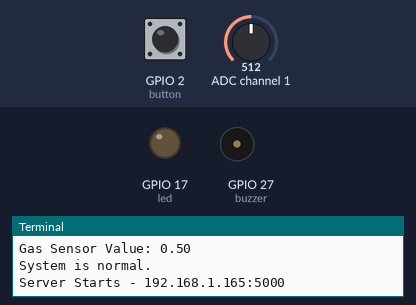
The program below on a simulated Raspberry Pi (BCM pin numbers). Shown: output pins drawn as LEDs (lit = HIGH), buzzer (waves = sounding, pin HIGH), the last lines printed to the terminal. The test bench sets the inputs (shaded band); at power-on: GPIO 2 (button) HIGH, ADC channel 1 = 512 (analog values on the 0–1023 scale). Threads take turns every 2 ms.

Above: at 1.2 s.
1.3 s: GPIO 2 (button) pulled LOW for 0.15 s
At 2.25 s:
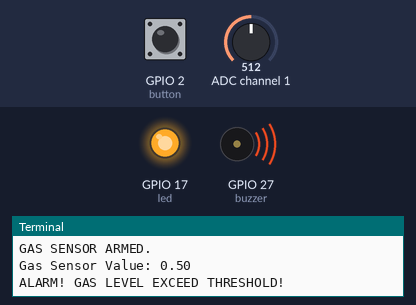
4.8 s: GPIO 2 (button) pulled LOW for 3.2 s
At 7.8 s:
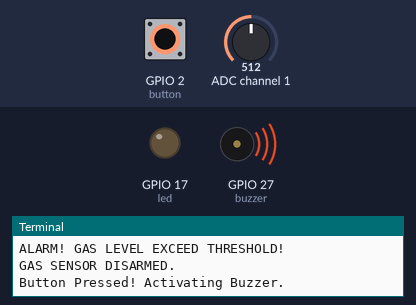
12.5 s: GPIO 2 (button) pulled LOW for 1 s
At 13.6 s:
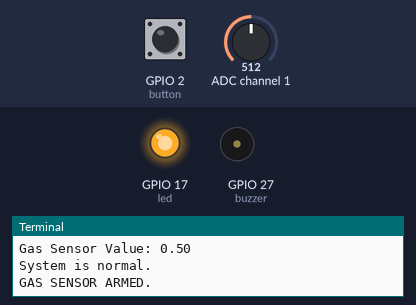
17.5 s: ADC channel 1 set to 33
21.0 s: ADC channel 1 set to 27
At 21.4 s:
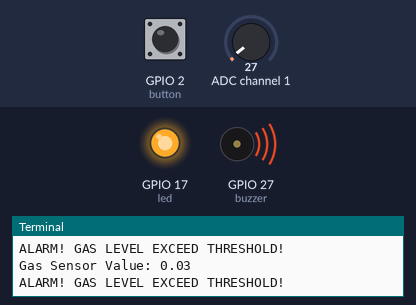
Timing chart, 0 to 25.5 s (numbered marks = the images above; inputs shaded):
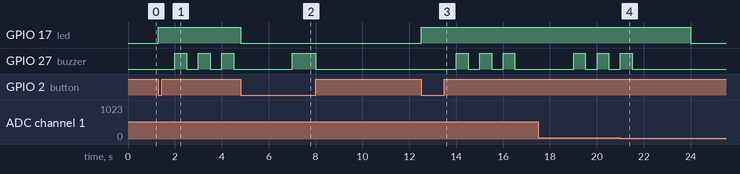

The program:

gas_detector_server.py
```python
import RPi.GPIO as GPIO
from http.server import BaseHTTPRequestHandler, HTTPServer
import time
import threading
from gpiozero import Button, LED, Buzzer, MCP3008

# Set the IP address and port
host_name = '192.168.1.165'  # Update with your Raspberry Pi IP address
host_port = 5000             # Update the port to 5000

# GPIO Setup
def setupGPIO():
    GPIO.setmode(GPIO.BCM)
    GPIO.setwarnings(False)
    GPIO.setup(17, GPIO.OUT)  # Use GPIO pin 17 for the LED
    GPIO.setup(2, GPIO.IN, pull_up_down=GPIO.PUD_UP)  # Button connected to GPIO pin 2 (with pull-up resistor)
    GPIO.setup(27, GPIO.OUT)  # Buzzer connected to GPIO pin 27

# Define components for the gas sensor
button = Button(2)
led = LED(17)
buzzer = Buzzer(27)
gas_sensor = MCP3008(1)

# Variables
gas_sensor_status = False
threshold = 0.03

def arm_gas_sensor():
    """Toggle the gas sensor status on button press."""
    global gas_sensor_status
    if gas_sensor_status:
        gas_sensor_status = False
        led.off()
        print("GAS SENSOR DISARMED.")
    else:
        gas_sensor_status = True
        led.on()
        print("GAS SENSOR ARMED.")

def check_button_press():
    """Function to check the button press and trigger the buzzer."""
    if GPIO.input(2) == GPIO.LOW:  # Button is pressed when the GPIO pin is LOW
        print("Button Pressed! Activating Buzzer.")
        GPIO.output(27, GPIO.HIGH)  # Turn the buzzer on
        time.sleep(1)  # Buzzer stays on for 1 second
        GPIO.output(27, GPIO.LOW)   # Turn the buzzer off

def check_gas_sensor():
    """Check the gas sensor status and trigger alarm if needed."""
    global gas_sensor_status
    gas_value = gas_sensor.value
    print(f"Gas Sensor Value: {gas_value:.2f}")

    if gas_sensor_status and gas_value > threshold:
        led.on()
        print("ALARM! GAS LEVEL EXCEED THRESHOLD!")
        buzzer.beep(on_time=0.5, off_time=0.5, n=3, background=False)  # 3 short beeps
    else:
        led.off()
        buzzer.off()
        print("System is normal.")

class MyServer(BaseHTTPRequestHandler):

    def do_HEAD(self):
        self.send_response(200)
        self.send_header('Content-type', 'text/html')
        self.end_headers()

    def _redirect(self, path):
        self.send_response(303)
        self.send_header('Content-type', 'text/html')
        self.send_header('Location', path)
        self.end_headers()

    def do_GET(self):
        if self.path == "/styles.css":
        # Serve the CSS file
            self.send_response(200)
            self.send_header('Content-type', 'text/css')
            self.end_headers()
            with open("styles.css", "r") as file:
                self.wfile.write(file.read().encode())
            return

        elif self.path == "/script.js":
        # Serve the JavaScript file
            self.send_response(200)
            self.send_header('Content-type', 'application/javascript')
            self.end_headers()
            with open("script.js", "r") as file:
                self.wfile.write(file.read().encode())
            return

        # Get the current gas sensor value
        gas_value = gas_sensor.value
        gas_status = "ARMED" if gas_sensor_status else "DISARMED"
        alarm_status = "ALARM! GAS LEVEL EXCEEDS THRESHOLD!" if gas_value > threshold else "System is normal."

        # HTML response for GET requests
        html = '''
        <html>
            <head>
                <link rel="stylesheet" type="text/css" href="/styles.css">
                <link rel="stylesheet" href="https://cdnjs.cloudflare.com/ajax/libs/font-awesome/6.0.0-beta3/css/all.min.css">
                <script src="/script.js"></script>  <!-- Link to external JS file -->
            </head>
            <body>
            <div class="container">
                <h1>Smoke and Fire Alarm with Raspberry Pi 4</h1>
                <div>
                    <i class="fas fa-fire-alt" style="color: red; font-size: 48px;" title="Fire Alarm Icon"></i>
                    <i class="fas fa-bell" style="color: orange; font-size: 48px;" title="Buzzer Icon"></i>
                </div>
                <p>Gas Sensor Status: {}</p>
                <p>Gas Sensor Value: {:.2f}</p>
                <p>Status: {}</p>
                <form action="/" method="POST">
                    <input class="on" type="submit" name="submit" value="On">
                    <input class="off" type="submit" name="submit" value="Off">
                </form>
                <button class="refresh" type="submit" name="submit" onclick="refreshPage()">Refresh</button>  <!-- Refresh button -->
            </div>
            </body>
            </html>
        '''
        self.do_HEAD()
        self.wfile.write(html.format(gas_status, gas_value, alarm_status).encode("utf-8"))

    def do_POST(self):
        # Handle POST requests to control the LED and arm/disarm the gas sensor
        global gas_sensor_status
        content_length = int(self.headers['Content-Length'])
        post_data = self.rfile.read(content_length).decode("utf-8")
        post_data = post_data.split("=")[1]

        setupGPIO()

        if post_data == 'On':
            GPIO.output(17, GPIO.HIGH)  # Turn the LED on
            if not gas_sensor_status:  # Ensure the gas sensor is armed
                arm_gas_sensor()  # Arm the gas sensor
        else:
            GPIO.output(17, GPIO.LOW)   # Turn the LED off
            if gas_sensor_status:  # Ensure the gas sensor is disarmed
                arm_gas_sensor()  # Disarm the gas sensor

        print("LED is {} and Gas Sensor is {}".format(post_data, "ARMED" if gas_sensor_status else "DISARMED"))
        self._redirect('/')  # Redirect back to the root URL

# # # # # Main # # # # #

def run_server():
    """Start the HTTP server"""
    http_server = HTTPServer((host_name, host_port), MyServer)
    print("Server Starts - %s:%s" % (host_name, host_port))

    try:
        http_server.serve_forever()
    except KeyboardInterrupt:
        http_server.server_close()
        GPIO.cleanup()  # Clean up GPIO when the server stops

if __name__ == '__main__':
    setupGPIO()

    # Assign the button action
    button.when_pressed = arm_gas_sensor

    # Start the HTTP server in a separate thread so it doesn't block the button checking
    server_thread = threading.Thread(target=run_server)
    server_thread.daemon = True
    server_thread.start()

    # Continuously check the button press and gas sensor in the main thread
    while True:
        check_button_press()  # Check for button presses and activate the buzzer
        check_gas_sensor()  # Check for gas sensor status and trigger alarm if needed
        time.sleep(2)  # Loop delay
```

Measured:
- the behaviour switches between 31 and 30 on ADC channel 1 (found by bisection; images 3 and 4)
- after the input at 1.3 s, GPIO 17 (led): LOW → HIGH at once; GPIO 27 (buzzer): alternates HIGH for 0.50 s and LOW for 0.50 s, starting after 0.70 s
- after the input at 4.8 s, GPIO 17 (led): HIGH → LOW at once
- after the input at 12.5 s, GPIO 17 (led): LOW → HIGH at once; GPIO 27 (buzzer): alternates HIGH for 0.50 s and LOW for 0.50 s, starting after 1.5 s
- after the input at 21.0 s, GPIO 17 (led): HIGH → LOW after 3.0 s; GPIO 27 (buzzer): goes on until 21.5 s, then stays LOW
